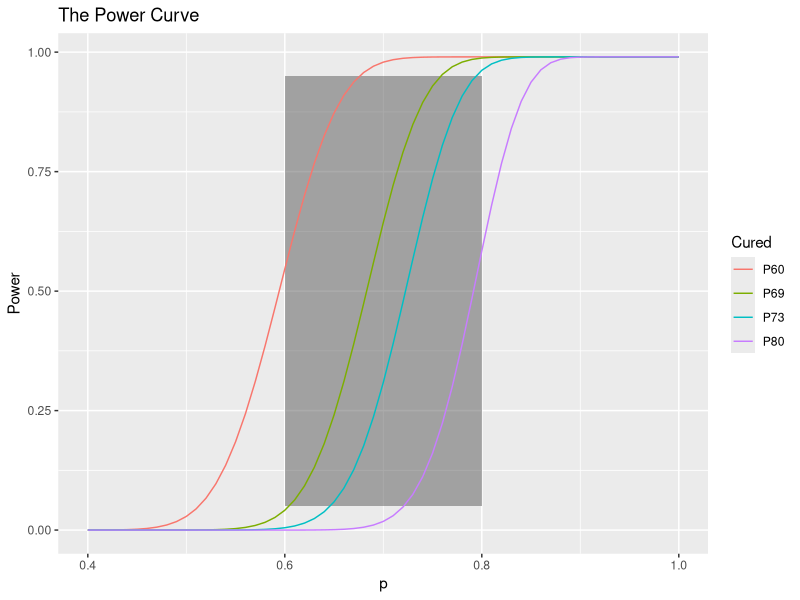

Recreate this plot in R.
# This file is about how to conduct the power curve?

# Based on the example on text book, the sample size n is 100. Taking the type 1 error 
# and type 2 error into consideration, I set the amount of cured people m into 
# 69 and 73 respectively.

# To reduce the likelihood of type 1 error and type 2 error, I use the p of 0.8 and 
# 0.6 respectively. 

library(ggplot2)

n <- 100
m <- c(60,69,73,80)
p <- seq(0.4, 1, 1/n)

# I am aware that I should come up with a loop to conduct this curve, but this
# is a little bit hard for me, so I learned the following code from Shen, hao.

for (i in m){
  if(i == m[1]){
    P <- data.frame(p, Cured=paste('P',i,sep = ''),
                    Power=cumsum(dbinom(i,n,p))
    )
  }
  else {
    P <- rbind(P, data.frame(p,Cured=paste('P',i,sep = ''),
                             Power=cumsum(dbinom(i,n,p))
    )
    )
  }
}

#plot the outcome
ggplot()+
  geom_rect(aes(xmin=0.6,xmax=0.8,ymin=0.05,ymax=0.95),alpha=0.5)+
  geom_line(aes(p,Power,color=Cured), P)+
  labs(title = "The Power Curve",fill="No.Cured")+
  scale_fill_discrete(labels=c('69','73'))

# According to the graph, the leftmost curve represents only 60 patients been cured,
# the rightmost curve represents 80 patients been cured.
# Then, we can see that only when the number of cured patient is 69 and 73, the power
# curve goes through the left bottom point and the top right point.
